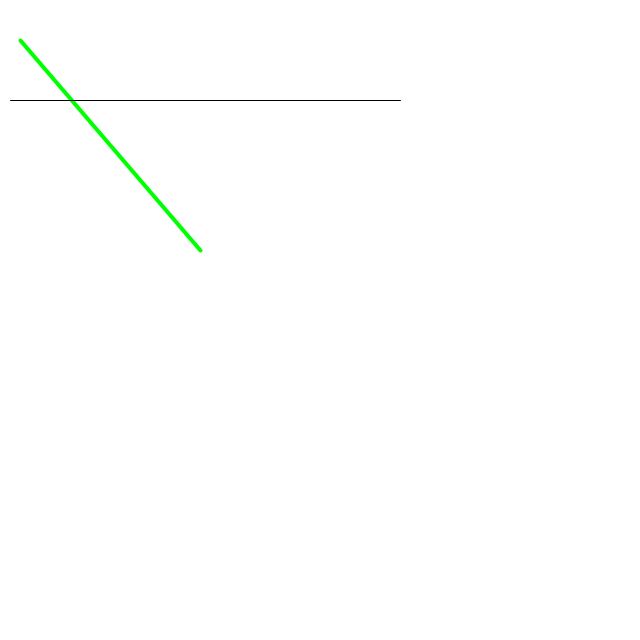
Frame 1 (no input)
Frame 60 (the mouse pressed at the canvas centre just before this capture): identical to frame 1, image omitted
Frame 120 (the mouse held since frame 60 and released just before this capture): identical to frame 1, image omitted

The Processing sketch that drew this single still picture (run headless with seeded random() and noise(); from frame 60 on, the mouse is pressed at the canvas centre):

// Processing sketch: D15
// ── D15.pde
void setup(){
  size(640,640);

}

void draw(){
  background(255,255,255);
  
  strokeWeight(4);
  
  stroke(0,255,0);
  line(20,40,200,250);
  
  strokeWeight(1);
  stroke(0,0,0);
  line(10,100,400,100);
}
